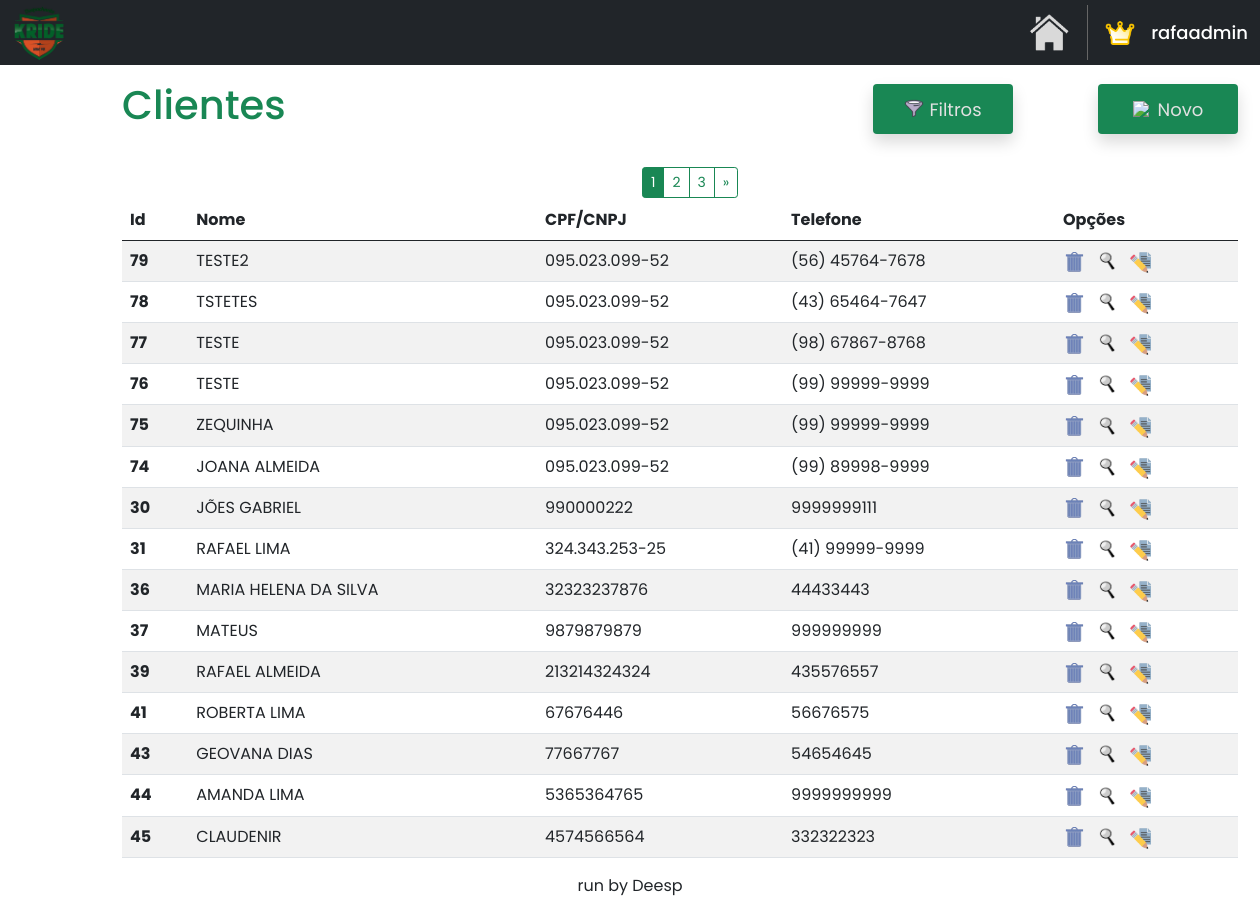
Page /home/clientes (signed in) on the committed database.
### clientes/models.py (models this page shows)
class Cliente(models.Model):
    name = models.CharField(max_length=40)
    cpf_cnpj = models.CharField(max_length=25)
    telefone = models.CharField(max_length=25)
    cep = models.CharField(max_length=50, default='')
    bairro = models.CharField(max_length=30, default='')
    estado = models.CharField(max_length=30, default='')
    cidade = models.CharField(max_length=25, default='')
    numero = models.CharField(max_length=10, default='')
    email = models.EmailField(max_length=100, null=True, blank=True)
    data_criacao = models.DateTimeField(auto_now_add=True)

### clientes/views.py (the view)
# urls.py: path('clientes', clienteviews.clientes, name='clientes'),
@login_required
def clientes(request):
    return paginacao(request)

### clientes/views.py (called while the page is built)
@login_required
def paginacao(request):
    clientes = Cliente.objects.all().values('id', 'name', 'cpf_cnpj', 'telefone').order_by('-data_criacao')
    clientes_paginados = Paginator(clientes, 15)
    page_num = request.GET.get('page')
    clientes = clientes_paginados.get_page(page_num)
    return render(request, 'clientes.html', {'clientes': clientes})

### clientes/templates/clientes.html (shortened to what this page needs)
{% extends "base.html" %}
{% load static %}
{% block content %}
<!DOCTYPE html>
<html lang="en">
<head>
    <link href="https://cdn.jsdelivr.net/npm/bootstrap@5.0.2/dist/css/bootstrap.min.css" rel="stylesheet">
</head>
<body>
    <div class="container mt-3 custom-container">
        <div class="d-flex justify-content-start align-items-center">
            <h1 class="me-auto text-success">Clientes</h1>
            <div class="shadow bg-success rounded" style="width: 140px; height: 50px; margin-left: auto;">
                <a href="#" style="text-decoration: none; display: flex; align-items: center; justify-content: center; width: 100%; height: 100%;" id="btnMostrarFiltro">
                    <img src="{% static 'images/mini-filtro.png' %}" style="width: 20px; margin-right: 5px;">
                    <p class="hover-link" style="font-size: 18px; margin: 0;">Filtros</p>
                </a>
            </div>
            <div class="shadow bg-success rounded" style="width: 140px; height: 50px; margin-left: 85px;">
                <a href="{% url 'novo_cliente' %}" style="text-decoration: none; display: flex; align-items: center; justify-content: center; width: 100%; height: 100%;" id="btnMostrarClientes">
                    <img src="{% static 'images/novo.png' %}" style="width: 20px; margin-right: 5px;">
                    <p class="hover-link" style="font-size: 18px; margin: 0;">Novo</p>
                </a>
            </div>
        </div>
        {% if clientes.has_other_pages %}
            <div class="btn-group" role="group" aria-label="Item pagination" style="margin-left: 520px; margin-top: 30px; margin-bottom: -14px;">
                {% for page_number in clientes.paginator.page_range %}
                    {% if page_number == 1 or page_number == clientes.paginator.num_pages %}
                        <a href="?page={{ page_number }}"
                        class="btn btn-outline-success btn-sm {% if page_number == clientes.number %}active{% endif %}">
                            {{ page_number }}
                        </a>
                    {% elif page_number >= clientes.number|add:'-1' and page_number <= clientes.number|add:'1' %}
                        <a href="?page={{ page_number }}"
                        class="btn btn-outline-success btn-sm {% if page_number == clientes.number %}active{% endif %}">
                            {{ page_number }}
                        </a>
                    {% elif page_number == clientes.number|add:'-2' or page_number == clientes.number|add:'2' %}
                        <span class="btn btn-outline-success btn-sm">...</span>
                    {% endif %}
                {% endfor %}
                {% if clientes.has_next %}
                    <a href="?page={{ clientes.next_page_number }}" class="btn btn-outline-success btn-sm">&raquo;</a>
                {% endif %}
            </div>
        {% endif %}
        <table class="table table-striped mt-3">
            <thead>
                <tr>
                    <th scope="col">Id</th>
                    <th scope="col">Nome</th>
                    <th scope="col">CPF/CNPJ</th>
                    <th scope="col">Telefone</th>
                    <th scope="col">Opções</th>
                </tr>
            </thead>
            <tbody id="tbodyClientes">
                {% for cliente in clientes %}
                    <tr>
                        <th>{{cliente.id}}</th>
                        <td>{{cliente.name|upper}}</td>
                        <td>{{cliente.cpf_cnpj}}</td>
                        <td>{{cliente.telefone}}</td>
                        <td>
                            <div style="display: flex; gap: 10px;">
                                <a href="#" class="delete-button" data-toggle="modal" data-target="#confirmDeleteModal" data-url="{% url 'excluir_cliente' cliente.id %}" title="EXCLUIR">
                                    <img src="{% static 'index/images/excluir.png' %}" style="width: 24px; height: 22px;">
                                </a>
                                <a href="{% url 'consultar_cliente' cliente.id %}" title="CONSULTAR">
                                    <img src="{% static 'index/images/consultar.png' %}" style="width: 22px; height: 23px;">
                                </a>
                                <a href="{% url 'editar_cliente' cliente.id %}" title="EDITAR">
                                    <img src="{% static 'index/images/editar.png' %}" style="width: 22px; height: 23px;">
                                </a>
                            </div>
                        </td>
                    </tr>
                {% endfor %}
            </tbody>
        </table>
    </div>
</body>
</html>
{% endblock %}

### base/base.html (shortened to what this page needs)
{% load static %}
<!DOCTYPE html>
<html lang="en">
<head>
</head>
<body>
    <nav class="navbar navbar-expand bg-dark" style="height: 65px;">
        <div class="container-fluid">
            <a href="#">
                <img src="{% static 'images/logo1.png' %}" style="width: 55px;">
            </a>
        </div>
        <a href="{% url 'home' %}" style="text-decoration: none;">
            <img src="{% static 'images/home.png' %}" title="VOLTAR PARA A HOME" style="width: 40px; margin-right: 18px;">
        </a>
        <div class="container user-div" id="profile" style="width: 200px; cursor: pointer;">
            {% if user.is_superuser %}
                <img src="{% static 'images/master.png' %}" title="MASTER USER" style="width: 30px; margin-right: 0px;">
            {% else %}
                <img src="{% static 'images/user_profile.png' %}" title="USUÁRIO" style="width: 26px; margin-right: 0px;">
            {% endif %}
            {% if user.is_authenticated %}
                <h5 class="text-white mt-2" style="font-size: large;">{{ user.username }}</h5>
            {% endif %}
        </div>
    </nav>
    {% block content %}{% endblock %}
    <div class="text-center">
        <p>run by Deesp</p>
    </div>
</body>
</html>

### clientes/templates/clientes.html (style rules this page uses)
body { font-family: 'Poppins', sans-serif; }
.hover-link { color: rgb(225, 225, 225); transition: color 0.3s ease; }
.custom-container { margin-left: 110px; margin-right: 100px; }

### rows in the picture
Cliente: id "79", name "TESTE2", cpf_cnpj "095.023.099-52", telefone "(56) 45764-7678"
Cliente: id "78", name "TSTETES", cpf_cnpj "095.023.099-52", telefone "(43) 65464-7647"
Cliente: id "77", name "TESTE", cpf_cnpj "095.023.099-52", telefone "(98) 67867-8768"
Cliente: id "76", name "TESTE", cpf_cnpj "095.023.099-52", telefone "(99) 99999-9999"
Cliente: id "75", name "ZEQUINHA", cpf_cnpj "095.023.099-52", telefone "(99) 99999-9999"
Cliente: id "74", name "JOANA ALMEIDA", cpf_cnpj "095.023.099-52", telefone "(99) 89998-9999"
Cliente: id "30", name "JÕES GABRIEL", cpf_cnpj "990000222", telefone "9999999111"
Cliente: id "31", name "RAFAEL LIMA", cpf_cnpj "324.343.253-25", telefone "(41) 99999-9999"
Cliente: id "36", name "MARIA HELENA DA SILVA", cpf_cnpj "32323237876", telefone "44433443"
Cliente: id "37", name "MATEUS", cpf_cnpj "9879879879", telefone "999999999"
Cliente: id "39", name "RAFAEL ALMEIDA", cpf_cnpj "213214324324", telefone "435576557"
Cliente: id "41", name "ROBERTA LIMA", cpf_cnpj "67676446", telefone "56676575"
Cliente: id "43", name "GEOVANA DIAS", cpf_cnpj "77667767", telefone "54654645"
Cliente: id "44", name "AMANDA LIMA", cpf_cnpj "5365364765", telefone "9999999999"
Cliente: id "45", name "CLAUDENIR", cpf_cnpj "4574566564", telefone "332322323"

### other values in the picture
{{ user.username }} "rafaadmin"
{{ page_number }} "1" "3"
{{ page_number }} "2"
